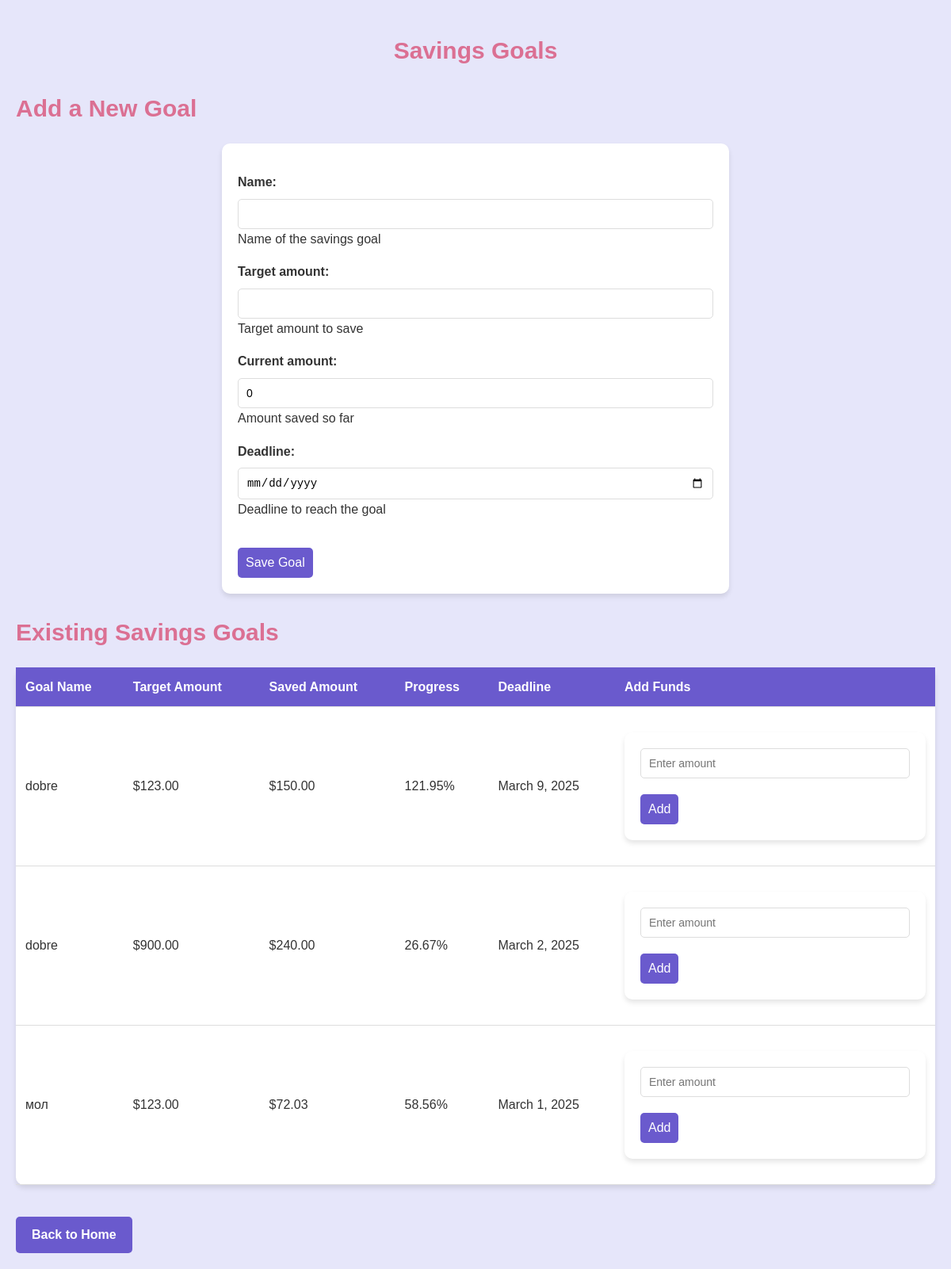
The page /savings/ (signed in) on the database as committed earlier.
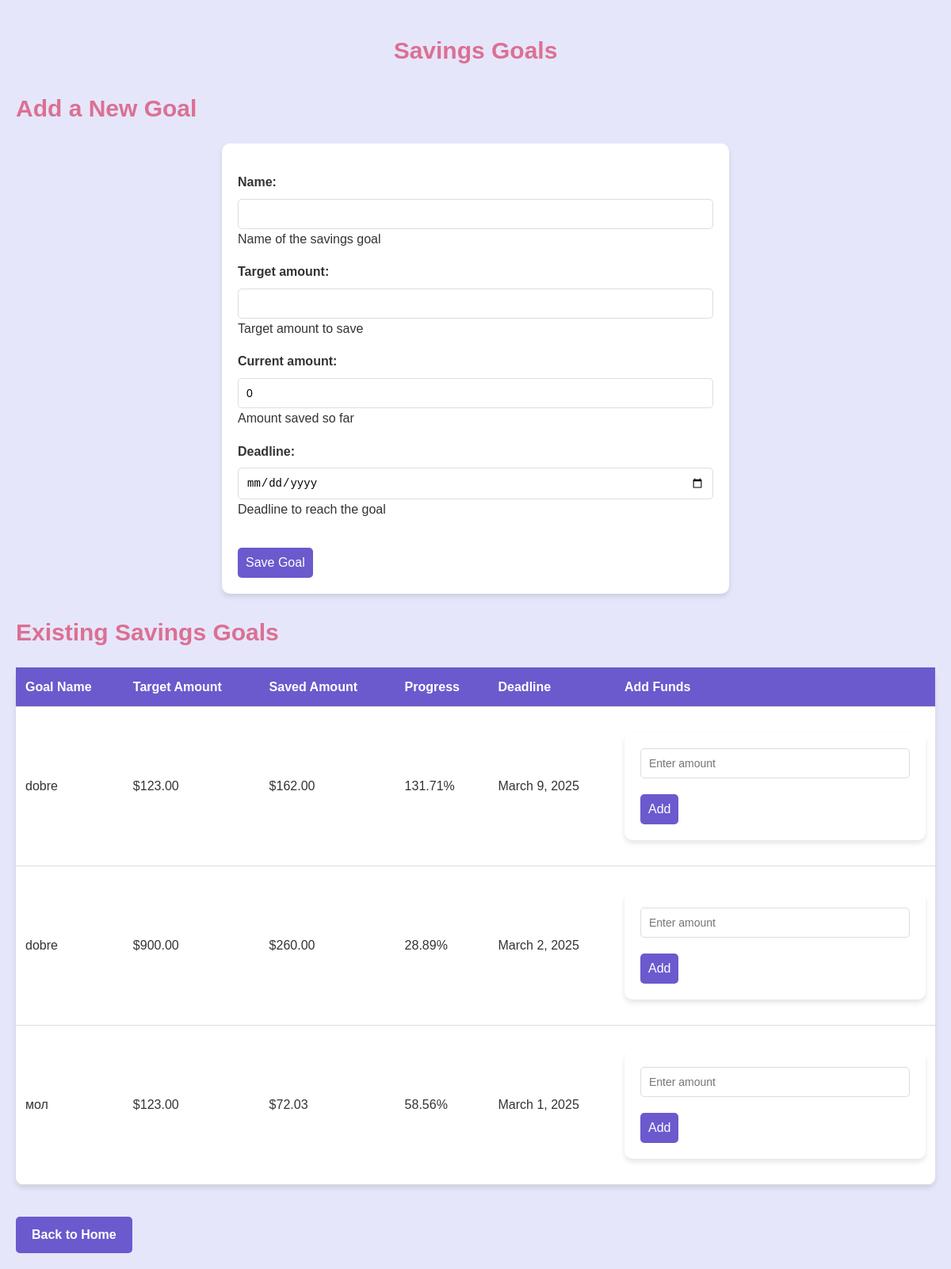
The same page on the database as committed later.
### tracker/models.py (models this page shows, shortened)
class SavingGoal(models.Model):
    user = models.ForeignKey(User, on_delete=models.CASCADE)
    name = models.CharField(max_length=255, help_text="Name of the savings goal")
    target_amount = models.DecimalField(max_digits=10, decimal_places=2, help_text="Target amount to save")
    current_amount = models.DecimalField(max_digits=10, decimal_places=2, default=0, help_text="Amount saved so far")
    deadline = models.DateField(help_text="Deadline to reach the goal")
    created_at = models.DateTimeField(auto_now_add=True)
    def progress_percentage(self):
        if self.target_amount > 0:
            return round((self.current_amount / self.target_amount) * 100, 2)
        return 0

### tracker/views.py (the view)
# urls.py: path('savings/', views.savings, name='savings'),
@login_required(login_url='/login')
def savings(request):
    goals = SavingGoal.objects.filter(user=request.user).order_by('-created_at')
    if request.method == 'POST':
        form = SavingGoalForm(request.POST)
        if form.is_valid():
            goal = form.save(commit=False)
            goal.user = request.user
            goal.save()
            return redirect('savings')
    else:
        form = SavingGoalForm()
    return render(request, 'savings/savings.html', {'form': form, 'goals': goals})

### tracker/forms.py
class SavingGoalForm(forms.ModelForm):
    class Meta:
        model = SavingGoal
        fields = ['name', 'target_amount', 'current_amount', 'deadline']
        widgets = {
            'deadline': forms.DateInput(attrs={'type': 'date'}),
        }

### tracker/templates/savings/savings.html (shortened to what this page needs)
{% extends 'base.html' %}
{% block content %}
<h1>Savings Goals</h1>
<h2>Add a New Goal</h2>
<form method="post">
    {{ form.as_p }}
    <button class="btn" type="submit">Save Goal</button>
</form>
<h2>Existing Savings Goals</h2>
<table>
    <thead>
        <tr>
            <th>Goal Name</th>
            <th>Target Amount</th>
            <th>Saved Amount</th>
            <th>Progress</th>
            <th>Deadline</th>
            <th>Add Funds</th>
        </tr>
    </thead>
    <tbody id="savings-list">
        {% for goal in goals %}
        <tr>
            <td>{{ goal.name }}</td>
            <td>${{ goal.target_amount }}</td>
            <td id="saved-amount-{{ goal.id }}">${{ goal.current_amount }}</td>
            <td id="progress-{{ goal.id }}">{{ goal.progress_percentage }}%</td>
            <td>{{ goal.deadline }}</td>
            <td>
                <form class="add-funds-form" method="post" action="{% url 'add_to_savings' goal.id %}" data-goal-id="{{ goal.id }}">
                    <input type="number" name="amount" step="0.01" placeholder="Enter amount" required>
                    <button class="btn" type="submit">Add</button>
                </form>
            </td>
        </tr>
        {% empty %}
        <tr><td colspan="6">No savings goals found.</td></tr>
        {% endfor %}
    </tbody>
</table>
<a href="{% url 'index' %}" class="home-link">Back to Home</a>
{% endblock %}

Rows that differ between the two databases and show on the page:
changed SavingGoal "March 9, 2025": current_amount "150.00" → "162.00"; progress_percentage "121.95" → "131.71"
changed SavingGoal "March 2, 2025": current_amount "240.00" → "260.00"; progress_percentage "26.67" → "28.89"
